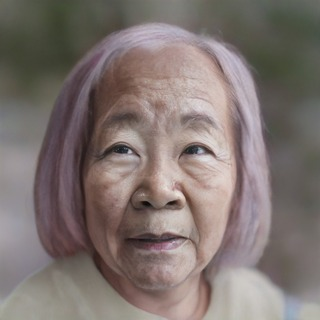
#> input picture data/faces/sfhq_00.jpg, 320 x 320 px, given in place of grid.jpg, which was not available
$ python fetch_faces.py
#> lines starting #> are read from the running program, lines starting #| are printed output that depends on the picture; pictures that were not available may be replaced by others from this repository, and a replacement may not be noted
#> (the call stopped at in _download, `ctx = ssl.create_default_context(cafile=certifi.where())`: certifi is not available in this run)
#> in main, im is the input picture: PIL image 320x320 RGB; mean R, G, B 127.3, 116.1, 112.2
### app/engines/face.py
"""Portrait detection on the document and biometric match against a selfie."""
import functools
import os
import threading
import cv2
import numpy as np
from app.models import Signal

DETECTOR_PATH = "models/face_detection_yunet_2023mar.onnx"
RECOGNIZER_PATH = "models/face_recognition_sface_2021dec.onnx"

SAME_PERSON = 0.363     # OpenCV SFace documented cosine threshold
DEFINITE_MISMATCH = 0.25
GHOST_AREA_RATIO = 0.4  # a second face smaller than this fraction of the largest
                        # is a printed "ghost" portrait, not a pasted-over photo

# The detector/recognizer are cached singletons shared across requests; setInputSize+detect
# (and alignCrop+feature) are not atomic, so concurrent calls with differently-sized images
# could race and corrupt results. Serialize access to the models themselves.
_MODEL_LOCK = threading.Lock()

@functools.lru_cache(maxsize=1)
def _detector():
    return cv2.FaceDetectorYN.create(DETECTOR_PATH, "", (320, 320), 0.8, 0.3, 5000)

@functools.lru_cache(maxsize=1)
def _recognizer():
    return cv2.FaceRecognizerSF.create(RECOGNIZER_PATH, "")

def _read(path: str) -> np.ndarray:
    img = cv2.imread(path, cv2.IMREAD_COLOR)
    if img is None:
        raise ValueError(f"cannot decode {path}")
    return img

def detect_faces(path: str) -> list[dict]:
    img = _read(path)
    h, w = img.shape[:2]
    with _MODEL_LOCK:
        det = _detector()
        det.setInputSize((w, h))
        _, faces = det.detect(img)
    if faces is None:
        return []
    return [{"box": [int(v) for v in f[:4]], "confidence": float(f[-1]), "raw": f}
            for f in faces]

# [140 lines left out: functions classify_portraits, _embedding, match_score, run, not called in this run]

### scripts/fetch_faces.py
"""One-time fetch of synthetic portraits for the demo samples. Requires network; setup only.

Source: SFHQ dataset sample grid (github.com/SelfishGene/SFHQ-dataset, MIT licence,
Copyright (c) 2022 David Beniaguev). Every face is StyleGAN-generated: the people do
not exist. No other face source is permitted in this project.

Run from the repo root:  ./.venv/bin/python -m scripts.fetch_faces
"""
import os
import shutil
import tempfile
import urllib.request
import numpy as np
from PIL import Image

GRID_URL = ("https://raw.githubusercontent.com/SelfishGene/SFHQ-dataset/main/"
            "images/SFHQ_sample_2x4.jpg")
ROWS, COLS = 2, 4
OUT = "data/faces"
SIZE = 320
GUTTER_STD = 8.0     # a row/column of the grid this flat is gutter, not picture


def _runs(content: np.ndarray) -> list[tuple[int, int]]:
    runs, start = [], None
    for i, on in enumerate(content):
        if on and start is None:
            start = i
        elif not on and start is not None:
            runs.append((start, i))
            start = None
    if start is not None:
        runs.append((start, len(content)))
    return runs


def _longest(runs: list[tuple[int, int]], n: int) -> list[tuple[int, int]]:
    return sorted(sorted(runs, key=lambda r: r[1] - r[0], reverse=True)[:n])


def grid_cells(img: Image.Image, rows: int = ROWS, cols: int = COLS) -> list[tuple]:
    """(x0, y0, x1, y1) of each picture cell, row by row, measured from the gutters.

    Gutters are near-constant dark lines; the caption strips above each row are
    short runs, so the `rows` longest vertical runs are the pictures."""
#> called with rows = 2, cols = 4
    gray = np.asarray(img.convert("L"), dtype=np.float64)
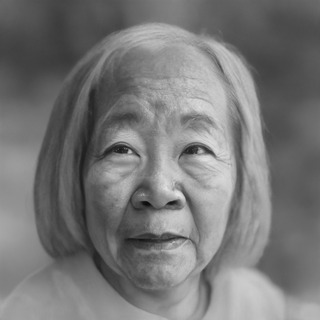
#> gray: shape (320, 320) float64; min 8, max 229, mean 119
    xs = _longest(_runs(gray.std(axis=0) >= GUTTER_STD), cols)
#> the loop in _runs, `for i, on in enumerate(content):` made 320 passes
#> start on pass 1: 0
#> after the loop in _runs, `for i, on in enumerate(content):`: runs = []; start = 0
#> xs = [(0, 320)]
    ys = _longest(_runs(gray.std(axis=1) >= GUTTER_STD), rows)
#> the loop in _runs (call 2), `for i, on in enumerate(content):` made 320 passes
#> ys = [(0, 320)]
    return [(x0, y0, x1, y1) for (y0, y1) in ys for (x0, x1) in xs]


LICENSE_TEXT = """Portrait crops in this directory: SFHQ dataset sample grid
Source: {url}
Project: https://github.com/SelfishGene/SFHQ-dataset

These are SYNTHETIC faces of NON-EXISTENT people (StyleGAN2 generated). They are used
only as portraits on synthetic demo documents. No real person is depicted.

MIT License

Copyright (c) 2022 David Beniaguev

Permission is hereby granted, free of charge, to any person obtaining a copy
of this software and associated documentation files (the "Software"), to deal
in the Software without restriction, including without limitation the rights
to use, copy, modify, merge, publish, distribute, sublicense, and/or sell
copies of the Software, and to permit persons to whom the Software is
furnished to do so, subject to the following conditions:

The above copyright notice and this permission notice shall be included in all
copies or substantial portions of the Software.

THE SOFTWARE IS PROVIDED "AS IS", WITHOUT WARRANTY OF ANY KIND, EXPRESS OR
IMPLIED, INCLUDING BUT NOT LIMITED TO THE WARRANTIES OF MERCHANTABILITY,
FITNESS FOR A PARTICULAR PURPOSE AND NONINFRINGEMENT. IN NO EVENT SHALL THE
AUTHORS OR COPYRIGHT HOLDERS BE LIABLE FOR ANY CLAIM, DAMAGES OR OTHER
LIABILITY, WHETHER IN AN ACTION OF CONTRACT, TORT OR OTHERWISE, ARISING FROM,
OUT OF OR IN CONNECTION WITH THE SOFTWARE OR THE USE OR OTHER DEALINGS IN THE
SOFTWARE.
"""


def _download(url: str, dest: str) -> None:
    # python.org macOS builds ship without a CA bundle; use certifi's when present.
    ctx = None
    try:
        import ssl
        import certifi
        ctx = ssl.create_default_context(cafile=certifi.where())
    except ImportError:
        pass
    with urllib.request.urlopen(url, context=ctx, timeout=60) as resp, open(dest, "wb") as fh:
        fh.write(resp.read())


def _workdir() -> str:
    """A scratch directory on the same filesystem as the crops.

    os.replace cannot move a file between drives. The system temp directory is
    routinely on a different one - on Windows, temp on C: while the checkout is
    on D: - which raised "WinError 17: The system cannot move the file to a
    different disk drive". Keeping the scratch directory inside the destination
    keeps every rename atomic and on one filesystem. The leading dot keeps it
    clear of the sfhq_*.jpg glob.
    """
    os.makedirs(OUT, exist_ok=True)
    return tempfile.mkdtemp(prefix=".sfhq_", dir=OUT)


def main() -> None:
    from app.engines import face
    work = _workdir()
    try:
        grid_path = os.path.join(work, "grid.jpg")
        part = grid_path + ".part"
        print(f"[get ] {GRID_URL}")
        try:
            _download(GRID_URL, part)
            os.replace(part, grid_path)
        except Exception:
            if os.path.exists(part):
                os.remove(part)
            raise

        with Image.open(grid_path) as im:
            grid = im.convert("RGB")
        kept = 0
        for i, (x0, y0, x1, y1) in enumerate(grid_cells(grid)):
            side = min(x1 - x0, y1 - y0)
#> side = 320
            cx, cy = (x0 + x1) // 2, (y0 + y1) // 2
#> cx = 160; cy = 160
            crop = grid.crop((cx - side // 2, cy - side // 2,
                              cx - side // 2 + side, cy - side // 2 + side))
            dest = os.path.join(OUT, f"sfhq_{i:02d}.jpg")
            tmp = os.path.join(work, f"sfhq_{i:02d}.jpg")
            crop.resize((SIZE, SIZE), Image.LANCZOS).save(tmp, "JPEG", quality=92)
            n = len(face.detect_faces(tmp))
            if n != 1:
                print(f"[drop] cell {i}: {n} faces detected")
                continue
            os.replace(tmp, dest)
            kept += 1
            print(f"[ok  ] {dest}")
        with open(os.path.join(OUT, "LICENSE-SFHQ.txt"), "w") as fh:
            fh.write(LICENSE_TEXT.format(url=GRID_URL))
        print(f"Kept {kept} synthetic faces in {OUT}/")
    finally:
        # checkpoint-4 R10: the old cleanup (os.remove + a conditional os.rmdir)
        # skipped whenever an exception was raised above, leaving the temp
        # directory behind on every download or detection failure.
        shutil.rmtree(work, ignore_errors=True)


if __name__ == "__main__":
#> (the run stopped early here; a loop or call above may not have finished)

$ run again, on data/faces/sfhq_04.jpg
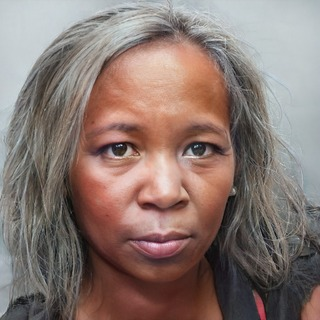
#> input picture data/faces/sfhq_04.jpg, 320 x 320 px, given in place of grid.jpg, which was not available
#> in main, im is the input picture: PIL image 320x320 RGB; mean R, G, B 137.3, 119.4, 113.3
#> in grid_cells, `gray = np.asarray(img.convert("L"), dtype=np.float64)`:
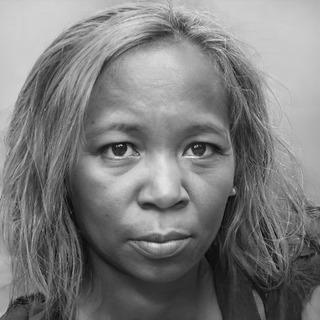
#> gray: shape (320, 320) float64; min 7, max 237, mean 124.1
#> the loop in _runs, `for i, on in enumerate(content):` made 320 passes
#> start on pass 1: 0
#> after the loop in _runs, `for i, on in enumerate(content):`: runs = []; start = 0
#> xs = [(0, 320)]
#> the loop in _runs (call 2), `for i, on in enumerate(content):` made 320 passes
#> side = 320
#> cx = 160

$ run again, on data/faces/sfhq_05.jpg
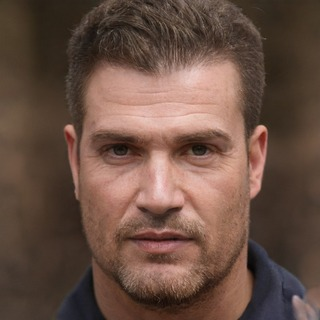
#> input picture data/faces/sfhq_05.jpg, 320 x 320 px, given in place of grid.jpg, which was not available
#> in main, im is the input picture: PIL image 320x320 RGB; mean R, G, B 105.6, 79.8, 67.8
#> in grid_cells, `gray = np.asarray(img.convert("L"), dtype=np.float64)`:
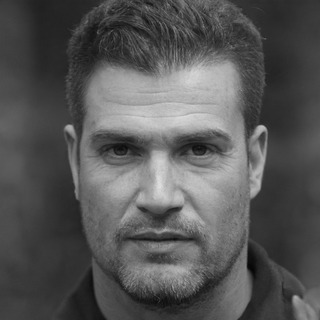
#> gray: shape (320, 320) float64; min 4, max 223, mean 86.2
#> after the loop in _runs, `for i, on in enumerate(content):`: runs = [(0, 268), (269, 286)]; start = 292
#> xs = [(0, 268), (269, 286), (292, 320)]
#> the loop in _runs (call 2), `for i, on in enumerate(content):` made 320 passes
#> start on pass 1: 0
#> ys = [(0, 320)]
#> side = 268
#> cx = 134; cy = 160
#> in main, `crop = grid.crop((cx - side // 2, cy - side // 2, cx - side // 2 + sid..`:
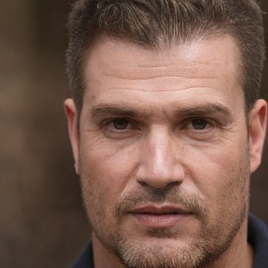
#> crop: PIL image 268x268 RGB; mean R, G, B 119.9, 89.8, 76.6

$ run again, on data/faces/sfhq_06.jpg
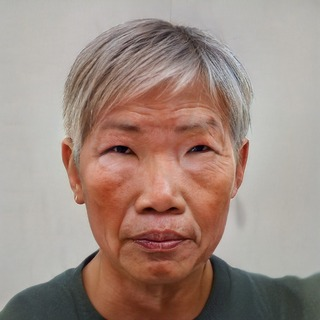
#> input picture data/faces/sfhq_06.jpg, 320 x 320 px, given in place of grid.jpg, which was not available
#> in main, im is the input picture: PIL image 320x320 RGB; mean R, G, B 160.7, 140.1, 130.7
#> in grid_cells, `gray = np.asarray(img.convert("L"), dtype=np.float64)`:
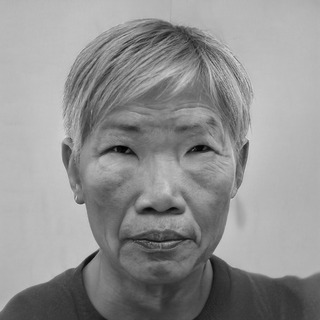
#> gray: shape (320, 320) float64; min 1, max 218, mean 145.2
#> the loop in _runs, `for i, on in enumerate(content):` made 320 passes
#> start on pass 1: 0
#> after the loop in _runs, `for i, on in enumerate(content):`: runs = []; start = 0
#> xs = [(0, 320)]
#> the loop in _runs (call 2), `for i, on in enumerate(content):` made 320 passes
#> (on, start) on pass 20: (True, 19)
#> ys = [(19, 320)]
#> side = 301
#> cx = 160; cy = 169
#> in main, `crop = grid.crop((cx - side // 2, cy - side // 2, cx - side // 2 + sid..`:
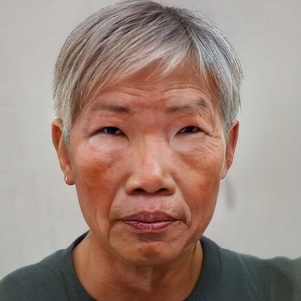
#> crop: PIL image 301x301 RGB; mean R, G, B 158.3, 135.2, 125.1
